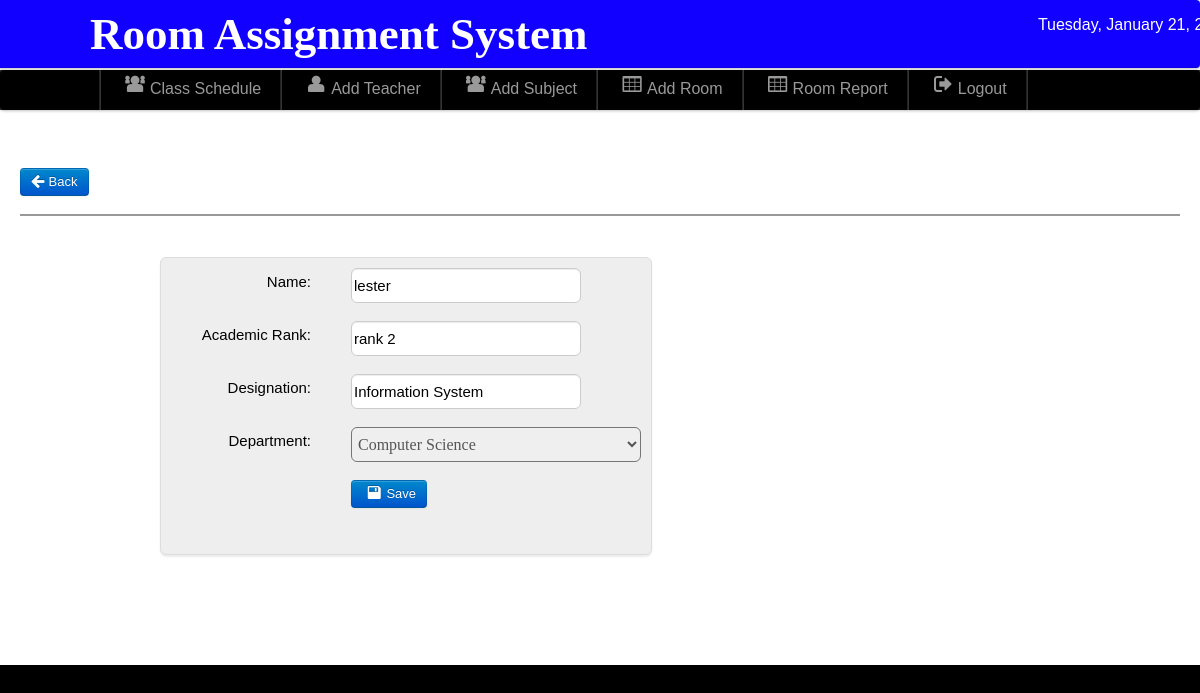
Page /admin/edit_teacher.php?id=67 (signed in) on the committed database.
### tables this page shows
CREATE TABLE `teacher` (
  `teacher_id` int(11) NOT NULL,
  `Name` varchar(50) NOT NULL,
  `Academic_Rank` varchar(100) NOT NULL,
  `Designation` varchar(100) NOT NULL,
  `Department` varchar(100) NOT NULL
);

### admin/edit_teacher.php (the view, shortened to what this page needs)
	<?php
include('./components/header.php');
include('./connection/dbcon.php');
include('./components/nav-top1.php');
include('./components/main.php');
$get_id=$_GET['id'];
?>
<div class="wrapper">
<div id="element" class="hero-body-subject-add">
<div class="nav-content">
<h2><font color="white">Edit Teacher</font></h2>
	<a class="btn btn-primary"  href="record.php">  <i class=" icon-arrow-left icon-large"></i>&nbsp;Back</a>
	<hr>
	<div class="teacher">
	   <form id="save_voter" class="form-horizontal" method="POST" action="update_teacher.php">
    <fieldset>
	<div class="new_voter_margin">
	<ul class="thumbnails_new_voter">
    <li class="span3">
    <div class="thumbnail_new_voter">
<?php $result=mysqli_query($conn,"select * from teacher where teacher_id='$get_id'")or die (mysqli_error());
$row=mysqli_fetch_array($result);
 ?>
	<div class="control-group">
    <label class="control-label" for="input01">Name:</label>
    <div class="controls">
    <input type="text" name="name" class="name" value="<?php echo $row['Name'];  ?>"  id="span900">
    </div>
    </div>
	<div class="control-group">
    <label class="control-label" for="input01">Academic Rank:</label>
    <div class="controls">
    <input type="text" name="Academic_Rank" class="Academic_Rank" value="<?php echo $row['Academic_Rank'];  ?>"  id="span900">
    </div>
    </div>
	<div class="control-group">
    <label class="control-label" for="input01">Designation:</label>
    <div class="controls">
    <input type="text" name="Designation" class="Designation" value="<?php echo $row['Designation'];  ?>"  id="span900">
    </div>
    </div>
	<div class="control-group">
    <label class="control-label" for="input01">Department:</label>
    <div class="controls">
   <select name="Department" class="Department"  id="span9000">
	<option><?php echo $row['Department'];  ?></option>
	</select>
    </div>
    </div>
	<div class="control-group">
	<div class="control-group">
    <div class="controls">
	<button id="save_voter" class="btn btn-primary" name="save"><i class="icon-save icon-large"></i>Save</button>
    </div>
    </div>
    </fieldset>
    </form>
	  </div>
		</div>
</div>
	</div>
</body>

### admin/css/style.css (style rules this page uses)
* { margin:0; padding:0; }
a { color:#000000; }
.wrapper { margin-top: -43px; background-color: #ffffff; }
html, body { height: 100%; margin: 0; padding: 0; display: flex; flex-direction: column; min-height: 100%; }
.hero-body-subject-add { padding: 20px; background-color: #ffffff; color: white; border-radius: 8px; }
label { color: #000000; }

### rows in the picture
teacher: name "lester", Academic_Rank "rank 2", Designation "Information System", Department "Computer Science"
